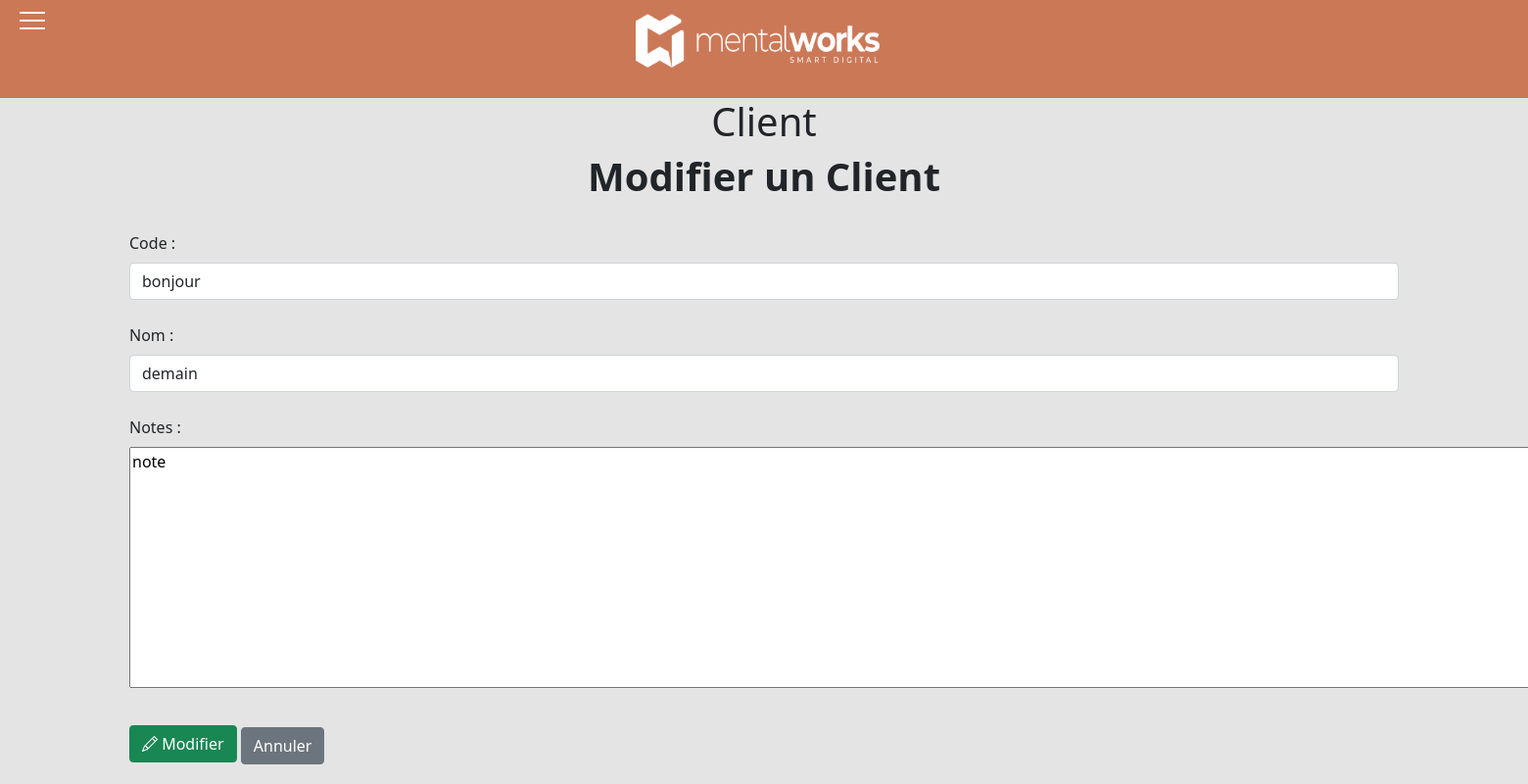
Page /Customer/UpdateCustomer.php?id=1 on the committed database.
### tables this page shows
CREATE TABLE `customer` (
  `id` int(11) NOT NULL,
  `code` varchar(255) DEFAULT NULL,
  `name` varchar(255) DEFAULT NULL,
  `notes` text DEFAULT NULL
);

### src/Autoloader.php (called while the page is built, shortened)
<?php
class Autoloader{
    public static function register(){
        spl_autoload_register(function ($class){
            $file = str_replace('\\', DIRECTORY_SEPARATOR, $class).'.php';
            return false;
        });
    }
}

### src/Validators/Validator.php (called while the page is built, shortened)
<?php
abstract class Validator{
    public static function trimData(string $data): string{
        $data = trim($data);
        $data = stripslashes($data);
        $data = htmlspecialchars($data);
        return $data;
    }
}

### src/Repository/CustomerRepository.php (called while the page is built, shortened)
<?php
class CustomerRepository
{
    public static function selectCustomer(Customer $myCustomer): Customer {
        $co = new Connection();
        $co->connectionBDD();
        $statement = $co->prepare("SELECT code, name, notes from customer WHERE id = ?");
        $statement->execute(array($myCustomer->getId()));
        $item = $statement->fetch();
        $myCustomer->setCode($item['code']);
        $myCustomer->setNotes($item['notes']);
        $myCustomer->setName($item['name']);
        return $myCustomer;
    }
}

### src/Connection/Connection.php (called while the page is built, shortened)
<?php
class Connection{
    protected $server="localhost";
    protected $dbName="environgestion";
    protected $user="root";
    protected $pass="";
    private $co;
    public function connectionBDD(){
        $dsn = "mysql:host=" . $this->server ."; charset=utf8; dbname=" . $this->dbName;
        $this->co = new PDO($dsn, $this->user, $this->pass);
        $this->co->setAttribute(PDO::ATTR_ERRMODE, PDO::ERRMODE_EXCEPTION);
    }
    public function deconnectionBDD(){
        $var = NULL;
        return $var;
    }
    public function __call($name, array $arguments) {
        if(method_exists($this->co, $name)){
            try{
                return call_user_func_array(array(&$this->co, $name), $arguments);
            }
            catch(Exception $e){
                throw new Exception('Erreur: "'.$name.'" nexiste pas.');
            }
         }
     }
}

### src/Classes/Customer.php (called while the page is built, shortened)
<?php
class Customer implements AllInterface{
    public function __construct(int $id, string $code, string $name, string $notes)
    {
        $this-> id = $id;
    }
}

### src/Traits/HasId.php (called while the page is built, shortened)
<?php
trait HasId{
    private int $id;
    public function getId () : int{
        return $this -> id;
    }
}

### src/Traits/HasCode.php (called while the page is built, shortened)
<?php
trait HasCode{
    private string $code;
    public function getCode () : string{
        return $this ->code;
    }
    public function setCode (string $code): void{
        $this->code = $code;
    }
}

### src/Traits/HasName.php (called while the page is built, shortened)
<?php
trait HasName{
    private string $name;
    public function getName () : string{
        return $this ->name;
    }
    public function setName (string $name): void{
        $this->name = $name;
    }
}

### src/Traits/HasNotes.php (called while the page is built, shortened)
<?php
trait HasNotes{
    private string $notes;
    public function getNotes () : string{
        return $this ->notes;
    }
    public function setNotes (string $notes): void{
        $this->notes = $notes;
    }
}

### Customer/UpdateCustomer.php (the view, shortened to what this page needs)
<?php
    require '../src/Autoloader.php';
    if(!empty($_GET['id']))
    {
        $id = CustomerValidator::trimData($_GET['id']);
    }
    else{
        header("Location: Customer.php");
    }
    $myCustomer = new Customer($id,"","","");
    if(!empty($_POST)) {
        $myCustomer->setCode(CustomerValidator::slugifyData($_POST['code']));
        $myCustomer->setName(CustomerValidator::trimData($_POST['name']));
        $myCustomer->setNotes(CustomerValidator::trimData($_POST['notes']));
        $myArray = CustomerValidator::validateCustomer($myCustomer);
        if ($myArray['isSuccess'] == 0){
            CustomerRepository::updateCustomer($myCustomer);
            header("Location: Customer.php");
        }
    }
    else{
        $myCustomer = CustomerRepository::selectCustomer($myCustomer);
    }
?>
<!DOCTYPE html>
<html>
    <head>
        <link href="https://cdn.jsdelivr.net/npm/bootstrap@5.1.1/dist/css/bootstrap.min.css" rel="stylesheet">
        <link rel="stylesheet" href="https://cdn.jsdelivr.net/npm/bootstrap-icons@1.5.0/font/bootstrap-icons.css">
        <link rel="stylesheet" href="https://use.fontawesome.com/releases/v5.7.0/css/all.css"
>
        <link rel="stylesheet" href="../CSS/Style.css">
    </head>
    <body>
    <?php include '../Layout/Menu.php'; ?>
        <h1 class="text-logo"> Client </h1>
        <div class="container admin">
            <div class="row">
                <h1><strong>Modifier un Client</strong></h1>
                <br>
                <form class="form" role="form" method="post">
                    <br>
                    <div>
                        <label class="form-label" for="code">Code :</label>
                        <input type="text" class="form-control" id="code" name="code" placeholder="Insérer un code pour le Client" value="<?php echo $myCustomer->getCode();?>">
                    </div>
                    <br>
                    <div>
                        <label class="form-label" for="name">Nom :</label>
                        <input type="text " class="form-control" id="name" name="name" placeholder="Insérer un nom pour le Client" value="<?php echo $myCustomer->getName();?>">
                    </div>
                    <br>
                    <div>
                    <label class="form-label" for="notes">Notes :</label>
                        <textarea id="notes" name="notes" placeholder="Notes" rows="10" cols="173"><?php echo $myCustomer->getNotes();?></textarea>
                    </div>
                    <br>
                    <div class="form-actions">
                        <button type="submit" class="btn btn-success"><span class="bi-pencil"></span> Modifier</button>
                        <a class="btn btn-secondary" href="Customer.php"> Annuler </a>
                    </div>
                </form>
            </div>
        </div>
    </body>
</html>

### CSS/Style.css (style rules this page uses)
body { position: relative; margin: 0; background-color: #e4e4e4; }
a { color: black; text-decoration: none; font-size: 15px; margin-top: 10px; margin-bottom: 5px; border-bottom: 2px solid #e4e4e4; border-radius: 20px; padding: 10px; }
h1 { display: flex; justify-content: center; }

### rows in the picture
customer: code "bonjour", name "demain", notes "note"
